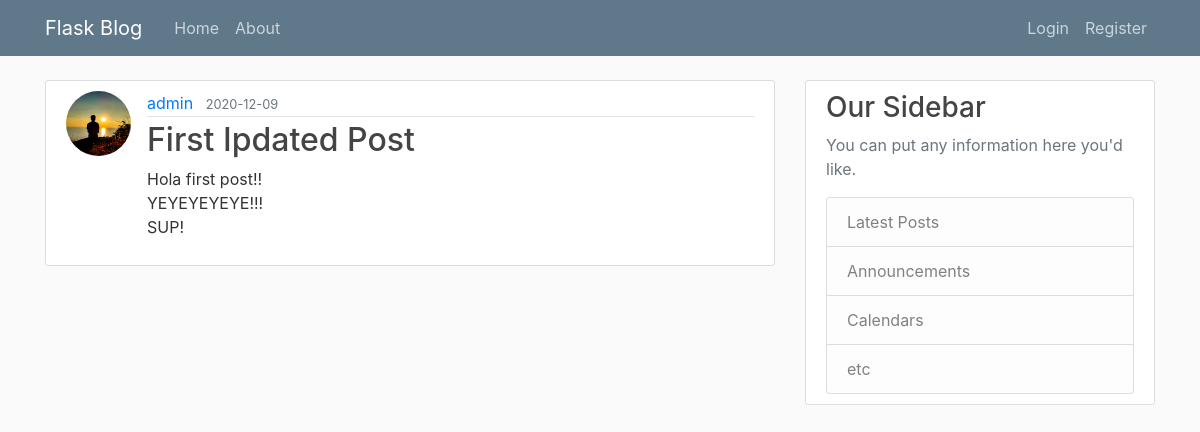
/post/1, run on the app's committed database.
### app/models.py (models this page shows, shortened)
class User(db.Model, UserMixin):
    id = db.Column(db.Integer, primary_key=True)
    username = db.Column(db.String(20), unique=True, nullable=False)
    email = db.Column(db.String(100), unique=True, nullable=False)
    img = db.Column(db.String(20), nullable=False, default='default.jpg')
    password = db.Column(db.String(60), nullable=False)
    posts = db.relationship("Post", backref="author", lazy=True)

class Post(db.Model):
    id = db.Column(db.Integer, primary_key=True)
    title = db.Column(db.String(100), nullable=False)
    date_posted = db.Column(db.DateTime, nullable=False, default=datetime.utcnow)
    content = db.Column(db.Text, nullable=False)
    user_id = db.Column(db.Integer, db.ForeignKey("user.id"), nullable=False)

### app/routes.py (the view)
@app.route("/post/<int:post_id>")
def post(post_id):
    post = Post.query.get_or_404(post_id)
    return render_template('post.html', title=post.title, post=post)

### app/templates/post.html (shortened to what this page needs)
{% extends "layout.html" %}
{% block content %}
    <article class="media content-section">
        <img class="rounded-circle article-img" src="{{ url_for("static", filename="profile_pics/"+post.author.img) }}">
        <div class="media-body">
            <div class="article-metadata">
                <a class="mr-2" href="#">{{ post.author.username }}</a>
                <small class="text-muted">{{ post.date_posted.strftime("%Y-%m-%d") }}</small>
            </div>
            <h2 class="article-title">{{ post.title }}</h2>
            <p class="article-content">{{ post.content }}</p>
        </div>
    </article>
{% endblock content %}

### app/static/main.css (style rules this page uses)
body { background: #fafafa; color: #333333; margin-top: 5rem; }
h1, h2, h3, h4, h5, h6 { color: #444444; }
.content-section { background: #ffffff; padding: 10px 20px; border: 1px solid #dddddd; border-radius: 3px; margin-bottom: 20px; }
.article-title { color: #444444; }
.article-content { white-space: pre-line; }
.article-img { height: 65px; width: 65px; margin-right: 16px; }
.article-metadata { padding-bottom: 1px; margin-bottom: 4px; border-bottom: 1px solid #e3e3e3 }

### data on the page
User: img (picture), author.username "admin"
Post: date_posted "2020-12-09", title "First Ipdated Post", content "Hola first post!! YEYEYEYEYE!!! SUP!"
